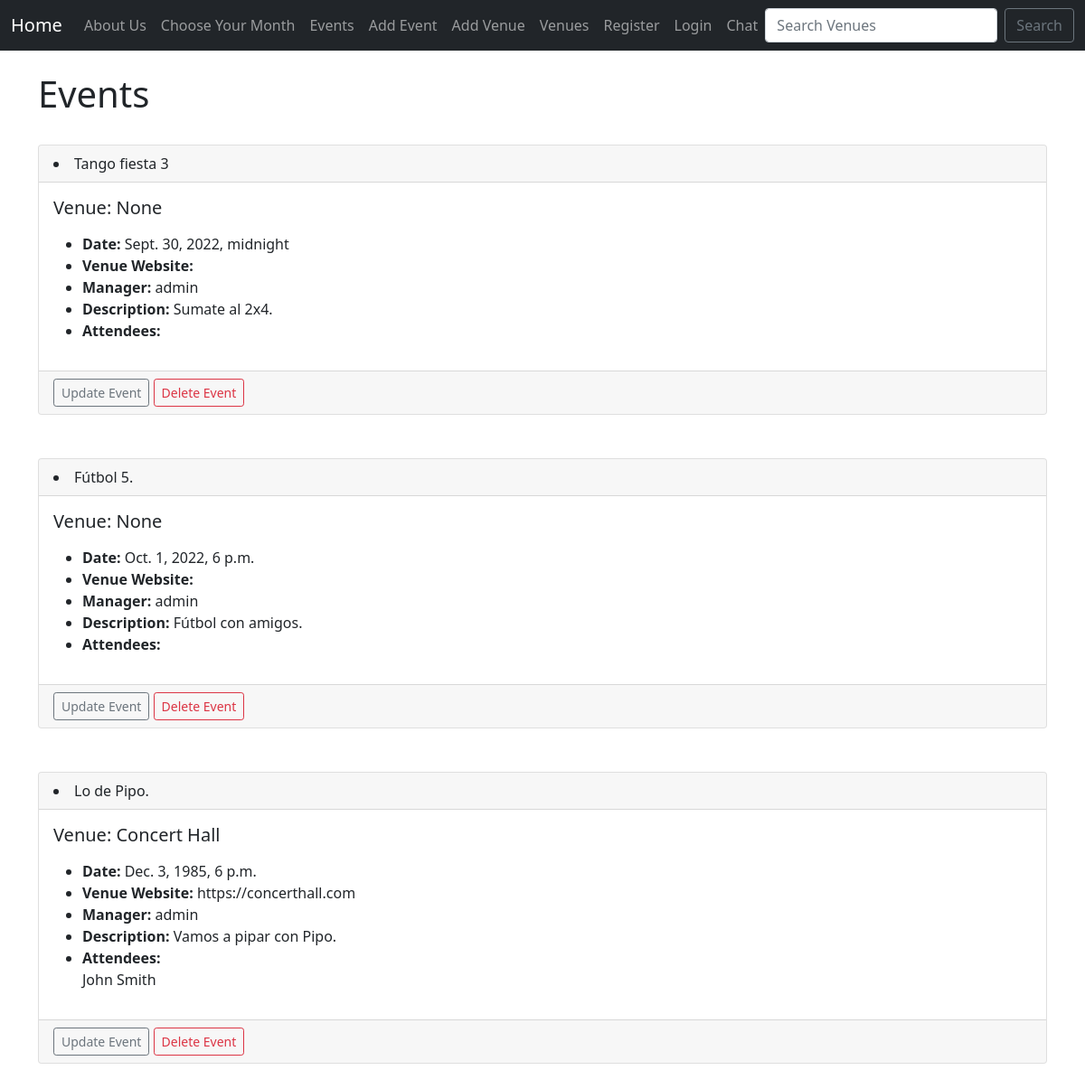
The page /events on the database as committed earlier.
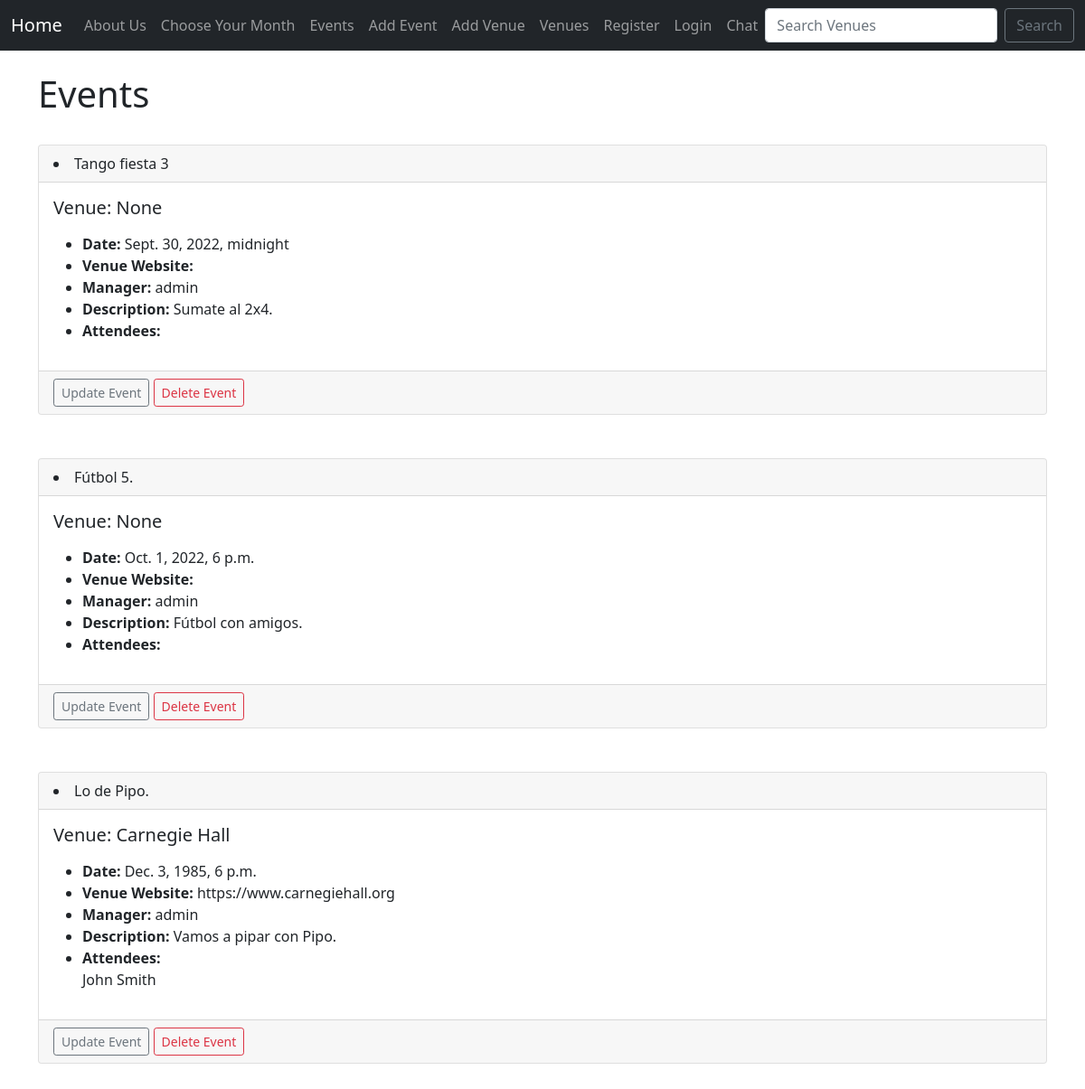
The same page on the database as committed later.
### events/models.py (models this page shows)
class Event(models.Model):
    name = models.CharField('Events Name', max_length=120)
    event_date = models.DateTimeField('Event Date')
    venue = models.ForeignKey(
        Venue, blank=True, null=True, on_delete=models.CASCADE)
    manager = models.ForeignKey(User, blank=True, null=True, on_delete=models.SET_NULL)
    description = models.TextField(blank=True)
    attendees = models.ManyToManyField(MyClubUser, blank=True)
    def __str__(self):
        return self.name

class Venue(models.Model):
    name = models.CharField('Venue Name', max_length=120)
    adress = models.CharField(max_length=300)
    zip_code = models.CharField('Zip Code', max_length=15)
    phone = models.CharField('Contact Phone', max_length=25, blank=True)
    web = models.URLField('Website Address', blank=True)
    email_adress = models.EmailField('Email Adress', blank=True)
    venue_image = models.ImageField(null=True, blank=True, upload_to="images/")
    def __str__(self):
        return self.name

class MyClubUser(models.Model):
    first_name = models.CharField(max_length=30)
    last_name = models.CharField(max_length=30)
    email = models.EmailField('User Email')
    def __str__(self):
        return self.first_name + ' ' + self.last_name

### events/views.py (the view)
# urls.py: path('events', views.all_events, name='event-list'),
def all_events(request):
    event_list = Event.objects.all()
    return render(request, 'events/event_list.html',
                  {'event_list': event_list})

### events/templates/events/event_list.html
{% extends 'events/base.html' %}
{% block content %}
    <h1>Events</h1>
    <br />
{% for event in event_list %}
        <div class="card">
            <div class="card-header">
                <li>{{ event }}</li>
            </div>
            <div class="card-body">
                <h5 class="card-title">
                    Venue: {{ event.venue }}
                </h5>
                <p class="card-text">
                    <ul>
                        <li><strong>Date:</strong> {{ event.event_date }}</li>
                        <li><strong>Venue Website:</strong> {{ event.venue.web }}</li>
                        <li><strong>Manager:</strong> {{ event.manager }}</li>
                        <li><strong>Description:</strong> {{ event.description }}</li>
                        <li><strong>Attendees:</strong> <br />
                            {% for user in event.attendees.all %}
                            {{ user }} <br />
                            {% endfor %}
                        </li>
                    </ul>
                </p>
            </div>
              <div class="card-footer text-muted">
                  <a href="{% url 'update-event' event.id %}"
                    class="btn btn-outline-secondary btn-sm">Update Event</a>
                  <a href="{% url 'delete-event' event.id %}" class="btn btn-outline-danger btn-sm">Delete Event</a>
              </div>
        </div>
            <br /> <br/ >
{% endfor %}
{% endblock %}

### events/templates/events/base.html (shortened to what this page needs)
<!doctype html>
<html lang="en">
<head>
    <link href="https://cdn.jsdelivr.net/npm/bootstrap@5.0.2/dist/css/bootstrap.min.css" rel="stylesheet"
>
</head>
<body>
    {% include 'events/navbar.html' %}
    <br />
    <div class="container">
        {% block content %}
        {% endblock %}
    </div>
</body>
</html>

### events/templates/events/navbar.html (shortened to what this page needs)
<nav class="navbar navbar-expand-lg navbar-dark bg-dark">
    <div class="container-fluid">
        <a class="navbar-brand" href="{% url 'home' %}">Home</a>
        <div class="collapse navbar-collapse" id="navbarSupportedContent">
            <ul class="navbar-nav me-auto mb-2 mb-lg-0">
                <li class="nav-item">
                    <a class="nav-link" href="{% url 'about-us' %}">About Us</a>
                </li>
                <li class="nav-item">
                    <a class="nav-link" href="{% url 'home' '2021' 'March' %}">Choose Your Month</a>
                </li>
                <li class="nav-item">
                    <a class="nav-link" href="{% url 'event-list' %}">Events</a>
                </li>
                <li class="nav-item">
                    <a class="nav-link" href="{% url 'add-event' %}">Add Event</a>
                </li>
                <li class="nav-item">
                    <a class="nav-link" href="{% url 'add-venue' %}">Add Venue</a>
                </li>
                <li class="nav-item">
                    <a class="nav-link" href="{% url 'list-venues' %}">Venues</a>
                </li>
                {% if user.is_authenticated %}
                    <li class="nav-item">
                        <a class="nav-link" href="{% url 'logout' %}">Logout</a>
                    </li>
                {% else %}
                    <li class="nav-item">
                        <a class="nav-link" href="{% url 'register-user' %}">Register</a>
                    </li>
                    <li class="nav-item">
                        <a class="nav-link" href="{% url 'login' %}">Login</a>
                    </li>
                {% endif %}
                <li class="nav-item">
                    <a class="nav-link" href="{% url 'messages' %}">Chat</a>
                </li>
            </ul>
            <form class="d-flex" method=POST action={% url 'search-venues' %}>
                <input class="form-control me-2" type="search" placeholder="Search Venues" aria-label="Search" name='searched'>
                <button class="btn btn-outline-secondary" type="submit">Search</button>
            </form>
        </div>
    </div>
</nav>

Rows that differ between the two databases and show on the page:
changed through a linked row, Event "Lo de Pipo.": venue "Concert Hall" → "Carnegie Hall"; venue.web "https://concerthall.com" → "https://www.carnegiehall.org"
